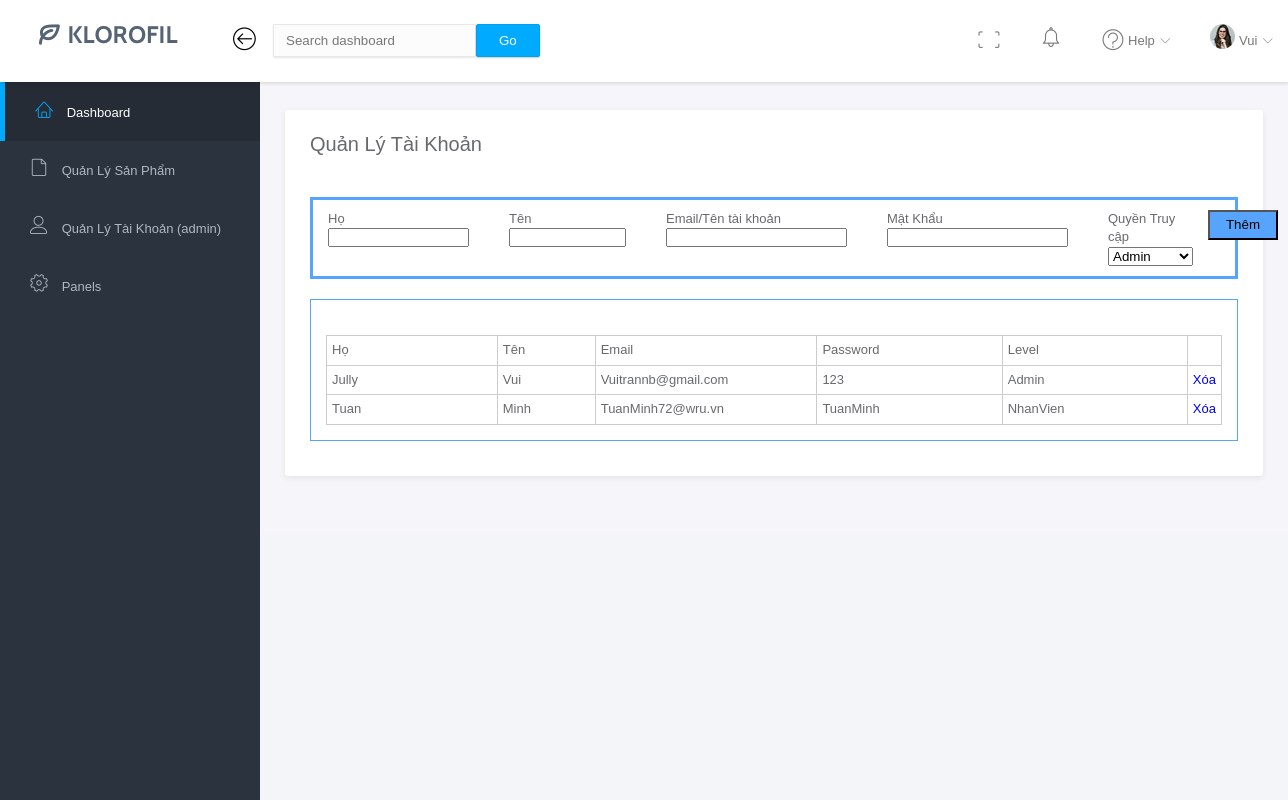
The page /QLTaiKhoan.php (signed in) on the database as committed earlier.
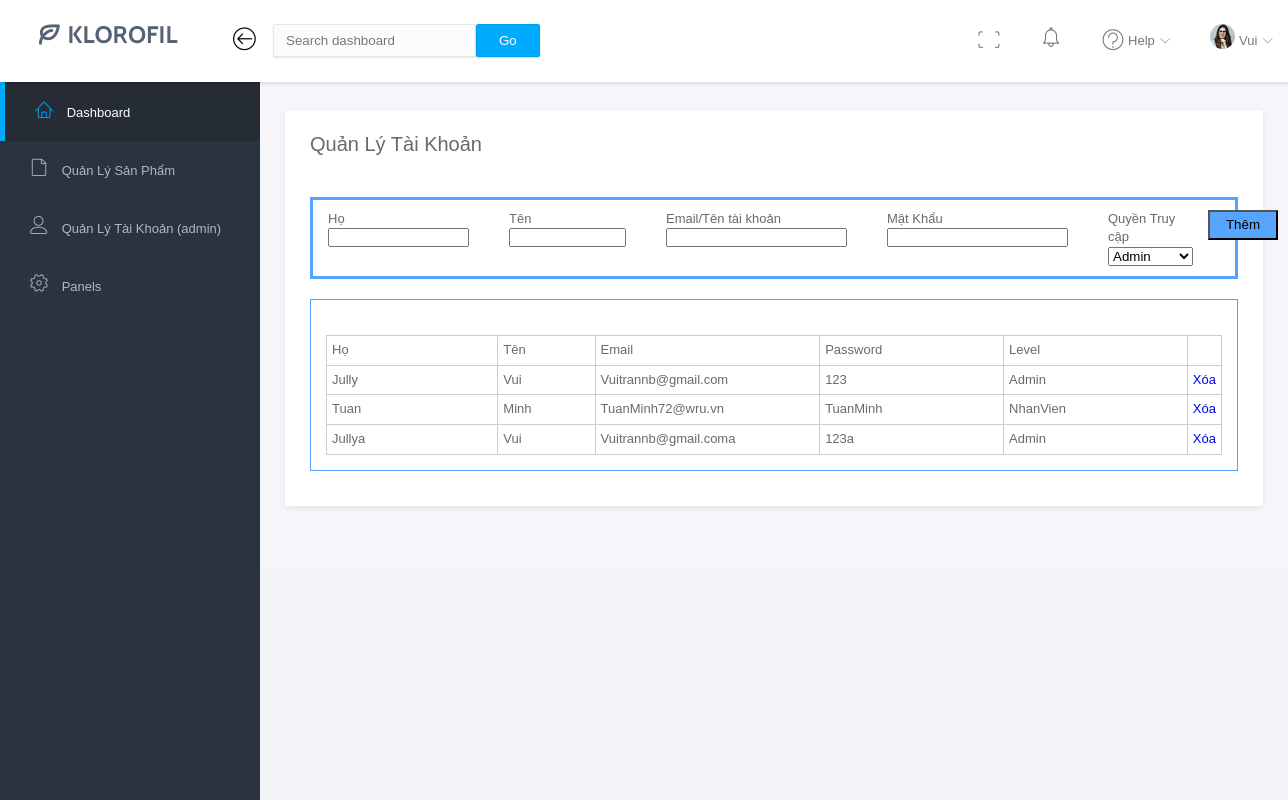
The same page on the database as committed later.
### tables this page shows
CREATE TABLE `users` (
  `userid` int(11) NOT NULL,
  `First_name` varchar(50) NOT NULL,
  `Last_name` varchar(40) NOT NULL,
  `Password` varchar(1000) NOT NULL,
  `Email` varchar(255) NOT NULL,
  `User_level` varchar(20) NOT NULL
);

### QLTaiKhoan.php (the view, shortened to what this page needs)
<?php
include("./php/echoHTML.php");
function hienthi()
{
    include("./php/conn.php");
  $output ="";
  $query = "SELECT `userid`, `First_name`, `Last_name`, `Password`, `Email`, `User_level` FROM `users` WHERE 1";
  $kq = mysqli_query($dbcon,$query);
  while($row = mysqli_fetch_array($kq) )
  {
      $output .= '<tr><td>' .$row[1]. '</td><td>' .$row[2]. '</td><td>' .$row[4]. '</td><td>' .$row[3]. '</td><td>' .$row[5]. '</td><td><a href="./php/delete-user.php?id='.$row[0].'">Xóa</a></td></tr>';
  }
  return $output;
}
?>
<!DOCTYPE html>
<html lang="en">
<head>
    <link rel="stylesheet" href="./css/bt.css">
    <link rel="stylesheet" href="./css/all.css">
    <link rel="stylesheet" href="./css/fontawesome.min.css">
    <link rel="stylesheet" href="./css/style.css">
    <link rel="stylesheet" href="./linearicons/style.css">
</head>
<body>
    <div class="main">
        <div class="main-content">
            <div class="container-fluid">
                <div class="panel">
                    <div class="panel-head">
                        <h3 class="home-page">
                            Quản Lý Tài Khoản
                        </h3>
                    </div>
                    <div class="panel-body">
                    <form class="frm" id = "frm-newtk">
                        <div class="row">
                          <div class="col">
                            <div class="label">Họ</div>
                            <div class="value"><input type="text" name="ho"  size="15" maxlenght = "12" required></div>
                          </div>
                          <div class="col">
                            <div class="label">Tên</div>
                            <div class="value"><input type="text" name="ten"  size="12" maxlenght = "12" required></div>
                          </div>
                          <div class="col">
                            <div class="label">Email/Tên tài khoản</div>
                            <div class="value"><input type="text" name="user" size="20"required></div>
                          </div>
                          <div class="col">
                            <div class="label">Mật Khẩu</div>
                            <div class="value"><input type="text" name="pass" size="20" required></div>
                          </div>
                          <div class="col">
                            <div class="label">Quyền Truy cập</div>
                            <div class="value">
                                <select name="level" id="level">
                                  <option value="Admin">Admin</option>
                                </select>
                            </div>
                        </div>
                        <div class="btn-n">
                            <button id = "themtaokhoan" type="button" class="click">Thêm</button>
                        </div>
                    </form>
                    </div>
                    <div class="bangdulieu">
                    <table class="table-data" bgcolor="#FFFFFF">
                      <tr id ="tb-khoa" class="row-first">
                          <td width="300">Họ</td>
                          <td width="150">Tên</td>
                          <td width="300">Email</td>
                          <td width="300">Password</td>
                          <td width="300">Level</td>
                          <td></td>
                      </tr>
                    <?php
                    echo hienthi();
                    ?>
                </table>
                </div>
            </div>
        </div>
    </div>
</body>
</html>

Rows that differ between the two databases and show on the page:
added users: First_name "Jullya", Last_name "Vui", Email "Vuitrannb@gmail.coma", Password "123a", User_level "Admin"
